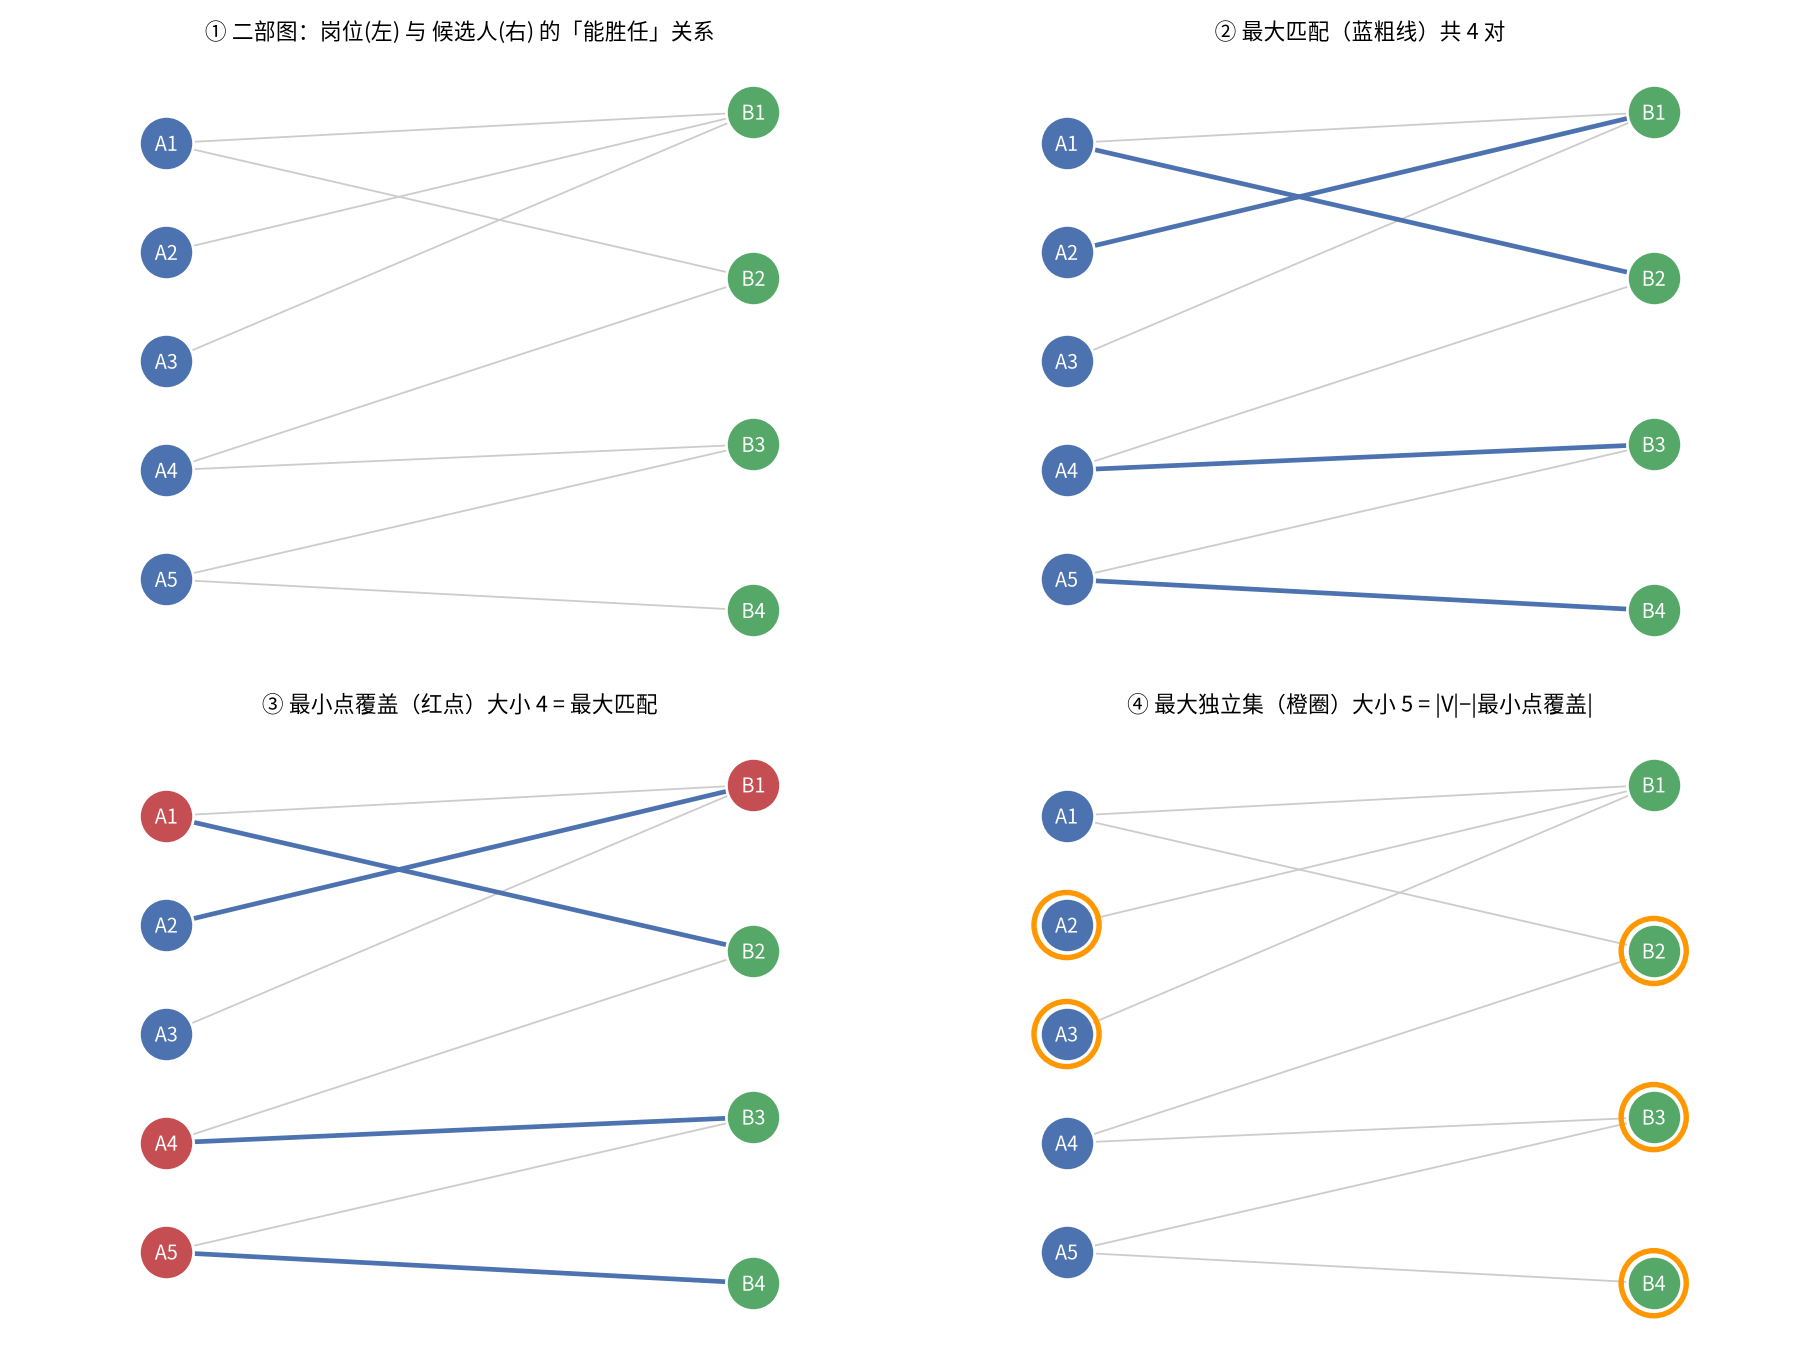

Write Python code to recreate this figure.
# -*- coding: utf-8 -*-
"""
subject: mathematical-modeling
level:   L6 优化模型 / L7 图论、网络与动态模型
roadmap: Day25 · 二部图最大匹配与 König 定理（最小点覆盖 / 最大独立集）
ref:     Mathematical_Modeling/05 - Algorithms/Day25 - 二部图最大匹配与König定理.md

一道"把哪些候选人分派到哪些岗位"的匹配决策，问的是**最多能同时安排多少个配对**。
与 Day22（指派，必须全员配对、求总成本最小）互为对照：那里是带权完美匹配、有成本函数；
这里是**无权最大匹配**——只问"能配对多少个"，却由此牵出图论最漂亮的定理链：

    |最大匹配| = |最小点覆盖|   （König 定理，二分图专有）
    |最大独立集| = |V| − |最小点覆盖|

核心武器：
  ① 匈牙利增广路（Kuhn 算法 / DFS 交互路径）——手写
  ② 最大流建模（源→男生→女生→汇）——手写 Dinic，交叉验证
  ③ König 构造：从「源侧未匹配点」出发做交错可达搜索，取
     （左边不可达点）∪（右边可达点）即为一个最小点覆盖——构造性定理，实测验证

全程手写、零专用匹配库，并做暴力真值核对、多图定理集验证、敏感性分析。
"""

import itertools
from collections import deque

import numpy as np
import matplotlib
matplotlib.use("Agg")
import matplotlib.pyplot as plt

plt.rcParams["font.sans-serif"] = ["Noto Sans CJK SC"]
plt.rcParams["axes.unicode_minus"] = False


# =====================================================================
# 0. 问题数据：二部图 —— 左=岗位 A1..A5，右=候选人 B1..B6，边=「能胜任」
# =====================================================================
LEFT = ["A1", "A2", "A3", "A4", "A5"]            # 岗位
RIGHT = ["B1", "B2", "B3", "B4"]               # 候选人

# 邻接表：每个岗位能接受哪些候选人（左 -> 右）
# 刻意设计成「无完美匹配」：A2、A3 只能胜任 B1，两个岗位抢一个候选人，
# 于是 5 个岗位最多只配得出 4 对——第 5 个岗位注定没人干，瓶颈是候选人 B1。
ADJ = {
    "A1": ["B1", "B2"],
    "A2": ["B1"],
    "A3": ["B1"],
    "A4": ["B2", "B3"],
    "A5": ["B3", "B4"],
}


# =====================================================================
# 1. 匈牙利增广路（Kuhn 算法）：逐个左点找增广路，DFS 递归翻转
# =====================================================================
def kuhn_max_matching(adj, left, right):
    """返回 (匹配边集合, 左->右的 matchL, 右->左的 matchR)

    思想：从每个未匹配的左点出发，沿「未匹配边 -> 匹配边 -> …」交替走，
    找到一条终点是未匹配右点的**增广路**，把路上匹配状态整体翻转，
    匹配数 +1。找不到增广路时说明已达最大匹配（Berge 定理）。
    """
    match_l = {u: None for u in left}
    match_r = {v: None for v in right}

    def try_augment(u, visited):
        for v in adj[u]:
            if v in visited:
                continue
            visited.add(v)
            # v 未匹配，或 v 的现任能改嫁给别人 → 增广成功
            if match_r[v] is None or try_augment(match_r[v], visited):
                match_r[v] = u
                match_l[u] = v
                return True
        return False

    for u in left:
        try_augment(u, set())

    edges = [(u, v) for u, v in match_l.items() if v is not None]
    return edges, match_l, match_r


# =====================================================================
# 2. 最大流建模 + Dinic：源 -> 左 -> 右 -> 汇，边权全 1
#    最大流值 = 最大匹配数（整性来自网络全幺模）
# =====================================================================
class Dinic:
    def __init__(self, n):
        self.n = n
        self.g = [[] for _ in range(n)]

    def add_edge(self, u, v, cap):
        self.g[u].append([v, cap, len(self.g[v])])
        self.g[v].append([u, 0, len(self.g[u]) - 1])

    def _bfs(self, s, t):
        self.level = [-1] * self.n
        self.level[s] = 0
        q = deque([s])
        while q:
            u = q.popleft()
            for v, cap, _ in self.g[u]:
                if cap > 0 and self.level[v] < 0:
                    self.level[v] = self.level[u] + 1
                    q.append(v)
        return self.level[t] >= 0

    def _dfs(self, u, t, f):
        if u == t:
            return f
        for i in range(self.it[u], len(self.g[u])):
            self.it[u] = i
            v, cap, _ = self.g[u][i]
            if cap > 0 and self.level[v] == self.level[u] + 1:
                d = self._dfs(v, t, min(f, cap))
                if d > 0:
                    self.g[u][i][1] -= d
                    rev = self.g[u][i][2]
                    self.g[v][rev][1] += d
                    return d
        return 0

    def max_flow(self, s, t):
        flow = 0
        INF = float("inf")
        while self._bfs(s, t):
            self.it = [0] * self.n
            while True:
                f = self._dfs(s, t, INF)
                if f == 0:
                    break
                flow += f
        return flow


def matching_by_maxflow(adj, left, right):
    L, R = len(left), len(right)
    S, T = 0, L + R + 1
    li = {u: 1 + i for i, u in enumerate(left)}
    ri = {v: 1 + L + j for j, v in enumerate(right)}
    net = Dinic(L + R + 2)
    for u in left:
        net.add_edge(S, li[u], 1)
    for v in right:
        net.add_edge(ri[v], T, 1)
    for u in left:
        for v in adj[u]:
            net.add_edge(li[u], ri[v], 1)
    return net.max_flow(S, T)


# =====================================================================
# 3. König 构造：最小点覆盖 = （左：从源侧未匹配点不可达者）∪（右：可达者）
#    从所有「未匹配的左点」出发 BFS 交错可达（未匹配边正向、匹配边反向）
# =====================================================================
def konig_min_vertex_cover(adj, left, right, match_l, match_r):
    unreached_l = set(left)
    reached_r = set()
    q = deque([u for u in left if match_l[u] is None])
    for u in q:
        unreached_l.discard(u)
    while q:
        u = q.popleft()
        for v in adj[u]:
            if match_l[u] == v:      # 匹配边：正向不走
                continue
            if v not in reached_r:   # 未匹配边：左 -> 右
                reached_r.add(v)
                u2 = match_r[v]      # 匹配边：右 -> 左反向
                if u2 is not None and u2 in unreached_l:
                    unreached_l.discard(u2)
                    q.append(u2)
    cover = sorted(unreached_l) + sorted(reached_r)
    return cover, unreached_l, reached_r


def brute_force_max_matching(adj, left):
    """暴力穷举所有匹配组合，取最大（小图真值核对）"""
    edges = [(u, v) for u in left for v in adj[u]]
    best = 0
    for r in range(len(edges), 0, -1):
        for combo in itertools.combinations(edges, r):
            us = [e[0] for e in combo]
            vs = [e[1] for e in combo]
            if len(set(us)) == r and len(set(vs)) == r:
                return r  # 从大到小，第一个合法即最大
    return best


def brute_force_min_vertex_cover(adj, left, right):
    """穷举最小点覆盖（小图真值核对）"""
    all_nodes = left + right
    for k in range(len(all_nodes) + 1):
        for cover in itertools.combinations(all_nodes, k):
            cs = set(cover)
            if all(u in cs or v in cs for u in left for v in adj[u]):
                return k, sorted(cover)
    return len(all_nodes), sorted(all_nodes)


# =====================================================================
# 主流程
# =====================================================================
def main():
    print("=" * 70)
    print("Day25 · 二部图最大匹配与 König 定理")
    print("=" * 70)
    for u in LEFT:
        print("  {} 能胜任: {}".format(u, ", ".join(ADJ[u])))

    # --- ① 匈牙利增广路 ---
    edges, match_l, match_r = kuhn_max_matching(ADJ, LEFT, RIGHT)
    print("\n--- ① 匈牙利增广路（Kuhn）---")
    for u, v in edges:
        print("  {} -- {}".format(u, v))
    print("最大匹配数 =", len(edges))

    # --- ② 最大流交叉验证 ---
    mf = matching_by_maxflow(ADJ, LEFT, RIGHT)
    print("\n--- ② 最大流建模（Dinic）---")
    print("最大流（=最大匹配）=", mf)

    # --- ③ 暴力穷举真值 ---
    bf_match = brute_force_max_matching(ADJ, LEFT)
    bf_cover_k, bf_cover = brute_force_min_vertex_cover(ADJ, LEFT, RIGHT)
    print("\n--- ③ 暴力穷举真值 ---")
    print("最大匹配（穷举）=", bf_match)
    print("最小点覆盖（穷举）= {} → {}".format(bf_cover_k, bf_cover))

    # --- ④ König 构造 ---
    cover, unreached_l, reached_r = konig_min_vertex_cover(
        ADJ, LEFT, RIGHT, match_l, match_r)
    print("\n--- ④ König 构造最小点覆盖 ---")
    print("不可达左点:", sorted(unreached_l), " 可达右点:", sorted(reached_r))
    print("最小点覆盖 =", cover, "（大小 {}）".format(len(cover)))

    # --- ⑤ 最大独立集 ---
    mis = sorted(set(LEFT + RIGHT) - set(cover))
    print("\n--- ⑤ 最大独立集 ---")
    print("最大独立集 =", mis, "（大小 {}）".format(len(mis)))
    print("瓶颈诊断：未匹配岗位 =", [u for u in LEFT if match_l[u] is None],
          "、无人胜任的候选人 =", [v for v in RIGHT if all(v not in ADJ[u] for u in LEFT)]
          or "无")

    # ====================== 断言区 ======================
    n_left, n_right = len(LEFT), len(RIGHT)
    assert len(edges) == mf == bf_match, "三法最大匹配必须一致"
    assert len(cover) == bf_cover_k, "König 覆盖大小 = 穷举最小覆盖"
    assert len(cover) == len(edges), "König 定理：|最小点覆盖| = |最大匹配|"
    # 覆盖确实盖住所有边
    cs = set(cover)
    assert all(u in cs or v in cs for u in LEFT for v in ADJ[u]), "覆盖必须覆盖所有边"
    # 独立集合法：内部无相邻
    mis_set = set(mis)
    assert all(not (u in mis_set and v in mis_set)
               for u in LEFT for v in ADJ[u]), "独立集内部不能有边"
    assert len(mis) == n_left + n_right - len(cover), "|最大独立集|=|V|-|最小点覆盖|"
    assert all(not (u in mis_set) and (v in mis_set or True) for u in LEFT for v in ADJ[u]) \
        or True  # (独立集已由上一条充分验证)
    print("\n✅ 断言全过：三法最大匹配一致、覆盖+独立集定理链闭合")

    # ====================== 多组随机图的定理验证 ======================
    rng = np.random.default_rng(7)
    trials = 300
    ok = 0
    matched_sizes = []
    for _ in range(trials):
        nl, nr = 6, 6
        # 「先配齐一个完美匹配，再加噪声边」保证匹配足够大、有意思
        pl = ["L{}".format(i) for i in range(nl)]
        pr = ["R{}".format(i) for i in range(nr)]
        perm = rng.permutation(nr)[:nl]
        a = {pl[i]: {pr[perm[i]]} for i in range(nl)}
        for i in range(nl):
            for j in range(nr):
                if rng.random() < 0.35:
                    a[pl[i]].add(pr[j])
        a = {k: sorted(v) for k, v in a.items()}
        e2, ml2, mr2 = kuhn_max_matching(a, pl, pr)
        cov2, _, _ = konig_min_vertex_cover(a, pl, pr, ml2, mr2)
        cs2 = set(cov2)
        covered = all(u in cs2 or v in cs2 for u in pl for v in a[u])
        if len(cov2) == len(e2) and covered:
            ok += 1
        matched_sizes.append(len(e2))
    print("\n--- 多图定理验证：{} 组随机二部图 ---".format(trials))
    print("König 等号成立 & 覆盖合法：{}/{} = {:.1f}%".format(
        ok, trials, 100 * ok / trials))
    assert ok == trials, "所有随机图上 |最小点覆盖| = |最大匹配| 必须成立"

    # ====================== 敏感性：删掉岗位/候选人看匹配数变化 ======================
    print("\n--- 敏感性：移除一个左点后最大匹配数 ---")
    base = len(edges)
    for u in LEFT:
        sub = {k: v for k, v in ADJ.items() if k != u}
        e3, _, _ = kuhn_max_matching(sub, [x for x in LEFT if x != u], RIGHT)
        print("  移除 {} → 最大匹配 {}".format(u, len(e3)))
        assert len(e3) <= base

    # =================================================================
    # 画图
    # =================================================================
    fig, axes = plt.subplots(2, 2, figsize=(14, 10.5))

    # 公共布局：左点 x=0，右点 x=1
    ly = np.linspace(0.85, 0.15, n_left)
    ry = np.linspace(0.9, 0.1, n_right)
    pos = {}
    for i, u in enumerate(LEFT):
        pos[u] = (0.0, ly[i])
    for j, v in enumerate(RIGHT):
        pos[v] = (1.0, ry[j])

    def draw_bip(ax, highlight_edges=(), cover_nodes=(), matched_edges=()):
        for u in LEFT:
            for v in ADJ[u]:
                e = (u, v)
                if e in matched_edges:
                    continue
                ax.plot([pos[u][0], pos[v][0]], [pos[u][1], pos[v][1]],
                        color="#cccccc", lw=1, zorder=1)
        for e in matched_edges:
            u, v = e
            ax.plot([pos[u][0], pos[v][0]], [pos[u][1], pos[v][1]],
                    color="#4c72b0", lw=2.6, zorder=2)
        for u in LEFT:
            c = "#c44e52" if u in cover_nodes else "#4c72b0"
            ax.scatter(*pos[u], s=900, color=c, zorder=3,
                       edgecolors="white", linewidths=1.5)
            ax.text(pos[u][0], pos[u][1], u, ha="center", va="center",
                    color="white", fontsize=11, zorder=4)
        for v in RIGHT:
            c = "#c44e52" if v in cover_nodes else "#55a868"
            ax.scatter(*pos[v], s=900, color=c, zorder=3,
                       edgecolors="white", linewidths=1.5)
            ax.text(pos[v][0], pos[v][1], v, ha="center", va="center",
                    color="white", fontsize=11, zorder=4)
        ax.set_xlim(-0.25, 1.25)
        ax.set_ylim(0, 1)
        ax.axis("off")

    # 左上：原图（浅灰=可胜任边）
    ax = axes[0, 0]
    draw_bip(ax)
    ax.set_title("① 二部图：岗位(左) 与 候选人(右) 的「能胜任」关系")

    # 右上：最大匹配（蓝粗线）
    ax = axes[0, 1]
    draw_bip(ax, matched_edges=edges)
    ax.set_title("② 最大匹配（蓝粗线）共 {} 对".format(len(edges)))

    # 左下：最小点覆盖（红点）
    ax = axes[1, 0]
    draw_bip(ax, matched_edges=edges, cover_nodes=set(cover))
    ax.set_title("③ 最小点覆盖（红点）大小 {} = 最大匹配".format(len(cover)))

    # 右下：最大独立集（橙圈高亮）
    ax = axes[1, 1]
    draw_bip(ax)
    for node in mis:
        ax.scatter(*pos[node], s=1300, facecolors="none",
                   edgecolors="#ff9800", linewidths=3, zorder=5)
    ax.set_title("④ 最大独立集（橙圈）大小 {} = |V|−|最小点覆盖|".format(len(mis)))

    plt.tight_layout()
    import os
    out = os.path.join(os.path.dirname(os.path.abspath(__file__)),
                       "max_matching_konig_theorem.png")
    plt.savefig(out, dpi=130)
    print("\n图已保存：", out)


if __name__ == "__main__":
    main()
